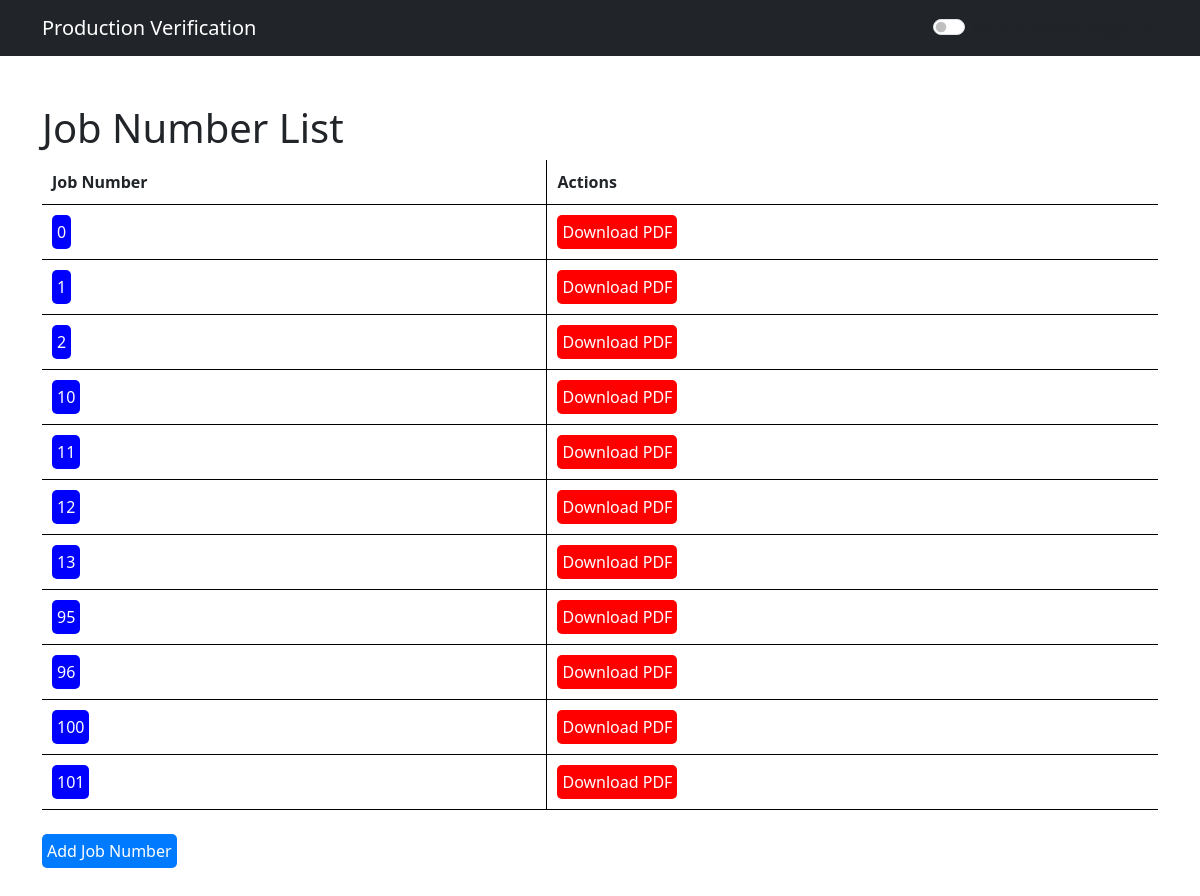
The page /board_varification/job-numbers/ on the database its author committed.
### board_varification/models.py (models this page shows, shortened)
class Job_number(models.Model):
    job_number = models.IntegerField(null=False, default = 0 , unique=True, primary_key=True)
    date = models.DateTimeField(auto_now=True)

### board_varification/views.py (the view)
# urls.py: path('job-numbers/', views.job_number_list, name='job_number_list'),
def job_number_list(request):
    job_numbers = Job_number.objects.all()
    return render(request, 'job_number_list.html', {'job_numbers': job_numbers})

### templates/job_number_list.html
{% extends 'base.html' %}
{% block content %}
    <h1>Job Number List</h1>
    <table style="border-collapse: collapse; width: 100%;">
        <tr style="border-bottom: 1px solid black;">
            <th style="border-right: 1px solid black; padding: 10px;">Job Number</th>
            <th style="padding: 10px;">Actions</th>
        </tr>
        {% for job_number in job_numbers %}
        <tr style="border-bottom: 1px solid black;">
            <td style="border-right: 1px solid black; padding: 10px;">
                <a href="{% url 'board_varification:job_details' job_number.job_number %}" style="text-decoration: none; padding: 5px; background-color: blue; color: white; border-radius: 5px; display: inline-block;">{{ job_number.job_number }}</a>
            </td>
            <td style="padding: 10px;">
                <a href="{% url 'board_varification:download_pdf' job_number.job_number %}" style="text-decoration: none; padding: 5px; background-color: red; color: white; border-radius: 5px; display: inline-block;">Download PDF</a>
            </td>
        </tr>
        {% endfor %}
    </table>
    <br>
    <a href="{% url 'board_varification:job_number_create' %}" style="text-decoration: none; padding: 5px; background-color: #007bff; color: white; border-radius: 5px; display: inline-block;">Add Job Number</a>
{% endblock %}

### templates/base.html (style rules this page uses)
body { transition: background-color 0.3s ease; }

### rows shown on the page
Job_number: job_number "0"
Job_number: job_number "1"
Job_number: job_number "2"
Job_number: job_number "10"
Job_number: job_number "11"
Job_number: job_number "12"
Job_number: job_number "13"
Job_number: job_number "95"
Job_number: job_number "96"
Job_number: job_number "100"
Job_number: job_number "101"
